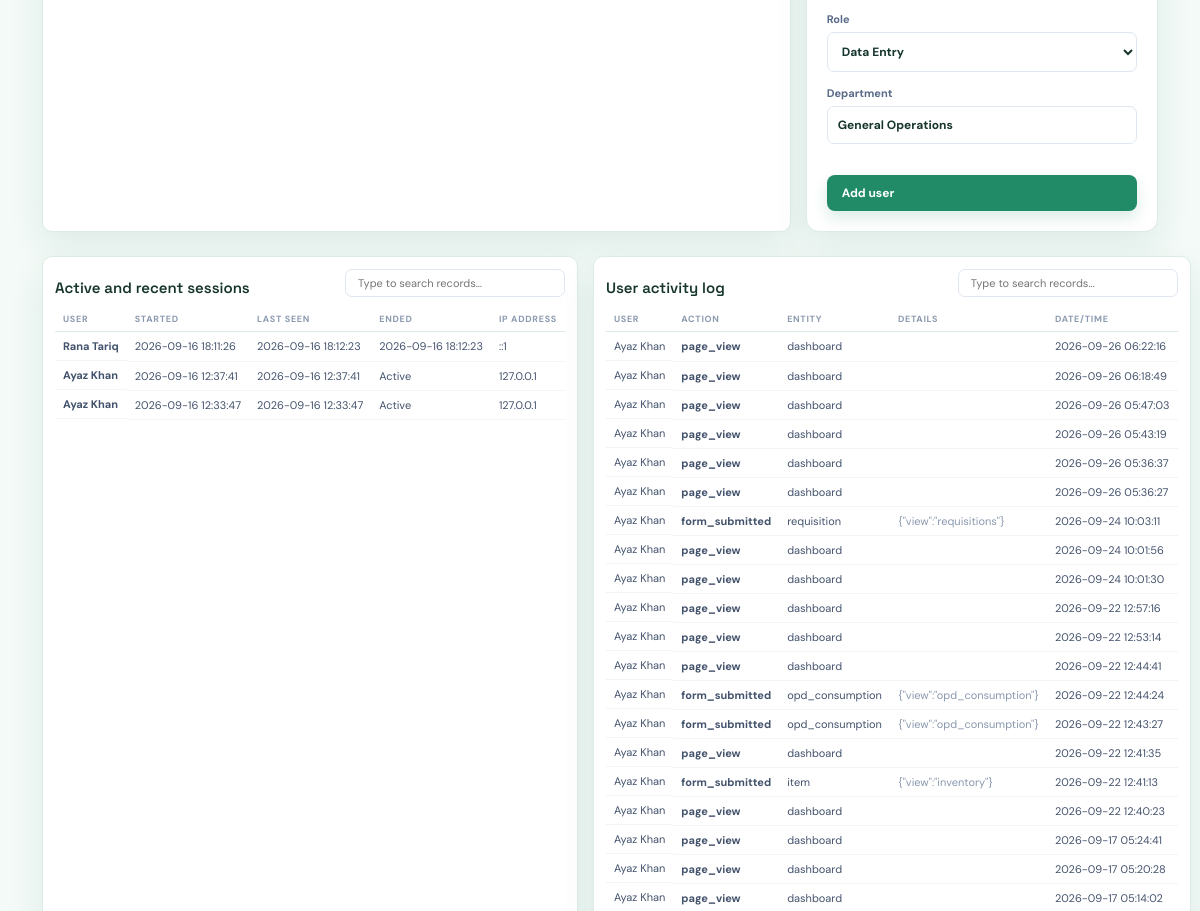
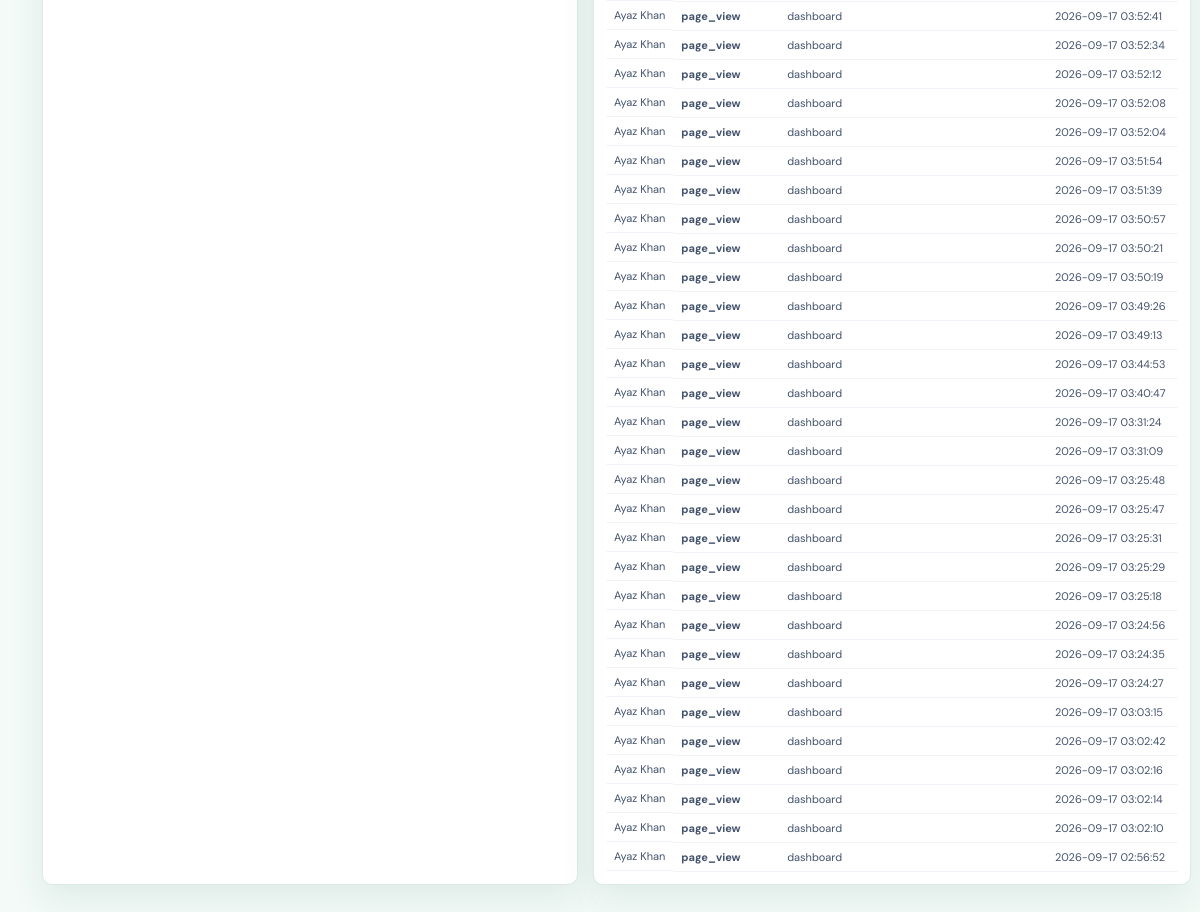
/page.php?view=users (signed in, lower part), run on an earlier commit of the app's database (2 pictures, top to bottom).
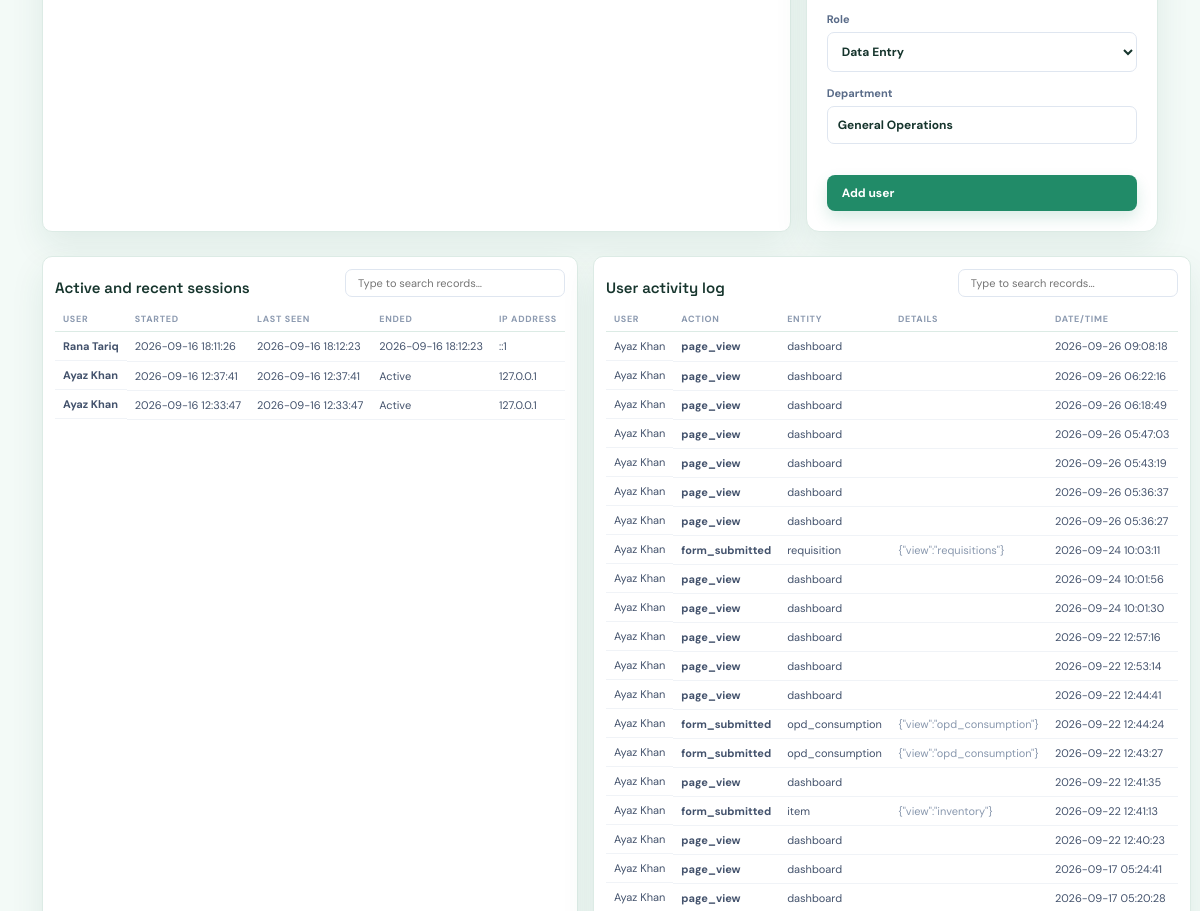
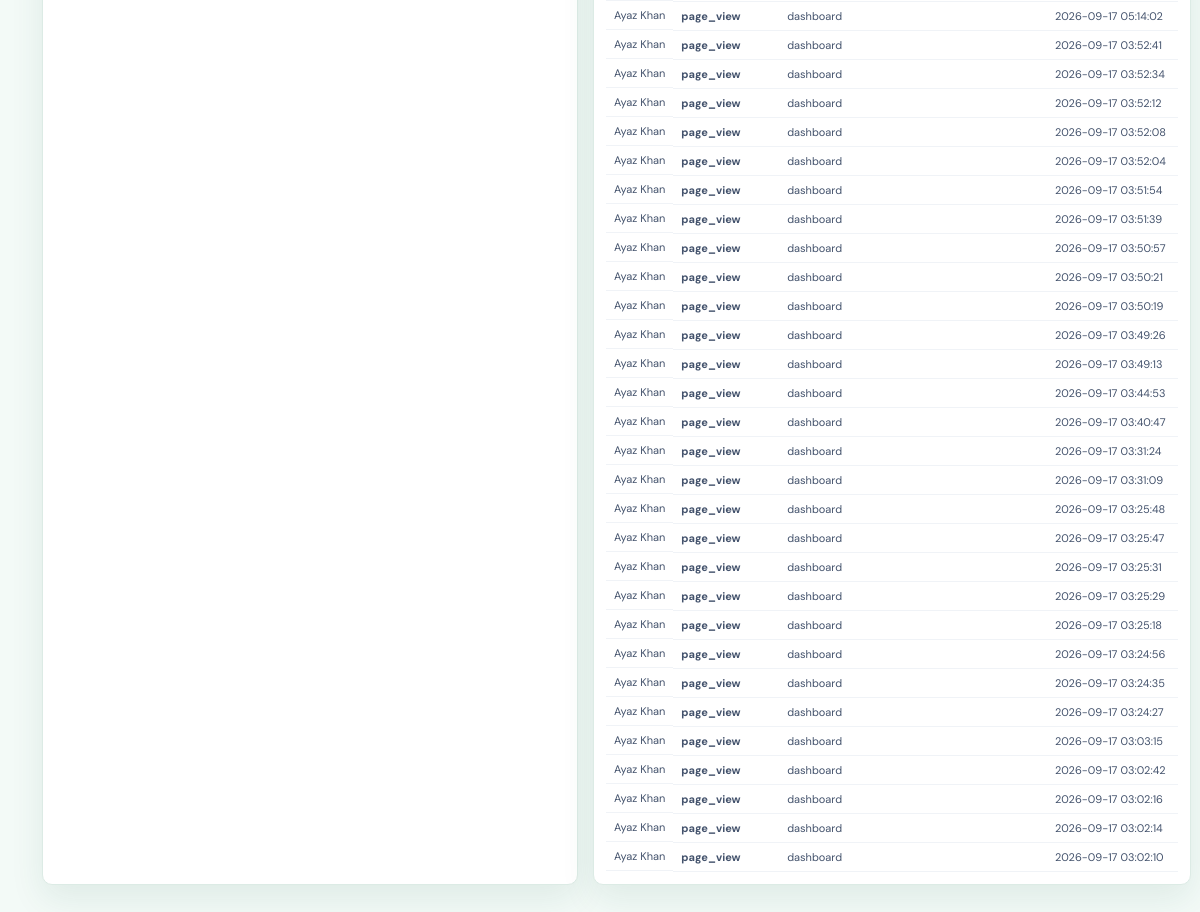
And on a later commit of the database (2 pictures, top to bottom).
### tables this page shows
CREATE TABLE users (
    id            INTEGER PRIMARY KEY AUTOINCREMENT,
    name          TEXT NOT NULL,
    email         TEXT NOT NULL UNIQUE,
    role          TEXT NOT NULL DEFAULT "data_entry",
    department    TEXT NOT NULL DEFAULT "",
    status        TEXT NOT NULL DEFAULT "Active",
    password_hash TEXT,
    created_at    TEXT NOT NULL DEFAULT CURRENT_TIMESTAMP
);

CREATE TABLE user_activity_log (
    id         INTEGER PRIMARY KEY AUTOINCREMENT,
    user_id    INTEGER REFERENCES users(id),
    session_id TEXT,
    action     TEXT NOT NULL,
    entity     TEXT,
    entity_id  INTEGER,
    details    TEXT,
    ip_address TEXT,
    created_at TEXT NOT NULL DEFAULT CURRENT_TIMESTAMP
);

### config/bootstrap.php (called while the page is built, shortened)
<?php
function e(string|int|float|null $v): string {
    return htmlspecialchars((string) $v, ENT_QUOTES, 'UTF-8');
}

### page.php (the view, shortened to what this page needs)
<?php
require __DIR__ . '/config/bootstrap.php';
$view = $_GET['view'] ?? 'reports';
require __DIR__ . '/partials/header.php';
?>
<section class="system-page">
<?php if ($view === 'suppliers'): ?>
<div class="system-grid">
    <div class="panel">
        <div class="panel-heading"><h2>Supplier directory</h2><a class="button button-primary" href="#add-supplier">＋ Add supplier</a></div>
        <div class="table-wrap"><table>
            <thead><tr><th>Code</th><th>Supplier name</th><th>Contact</th><th>Phone</th><th>Email</th><th>GST No.</th><th>Status</th></tr></thead>
            <tbody>
            <?php foreach ($pdo->query('SELECT * FROM suppliers ORDER BY id DESC') as $s): ?>
            <tr>
                <td><b><?= e($s['code']) ?></b></td>
                <td><?= e($s['name']) ?></td>
                <td><?= e($s['contact_person']) ?></td>
                <td><?= e($s['phone']) ?></td>
                <td><?= e($s['email']) ?></td>
                <td><?= e($s['gst_number']) ?></td>
                <td><?= pill($s['status']) ?></td>
            </tr>
            <?php endforeach; ?>
            </tbody>
        </table></div>
    </div>
    <div class="form-card" id="add-supplier">
        <h2>Add supplier</h2>
        <form method="post"><input type="hidden" name="action" value="supplier">
        <div class="form-grid one">
            <label>Supplier code<input name="code" value="<?= e(next_number($pdo, 'SUP', 'suppliers', 'code')) ?>" required></label>
            <label>Supplier name<input name="name" placeholder="e.g. Allied Pharma" required></label>
            <label>Contact person<input name="contact_person" value="Sales Manager"></label>
            <label>Phone<input name="phone" value="0300-<?= sprintf('%07d', rand(1000000, 9999999)) ?>"></label>
            <label>Email<input name="email" type="email" value="supplier<?= rand(10, 99) ?>@siovs.edu.pk"></label>
            <label>Address<textarea name="address" rows="2">Industrial Area, Karachi / Hyderabad</textarea></label>
            <label>GST number<input name="gst_number" value="GST-3277<?= rand(100000, 999999) ?>"></label>
        </div>
        <button class="button button-primary" type="submit">Add supplier</button>
        </form>
    </div>
</div>
<?php elseif ($view === 'users'): ?>
<div class="system-grid">
    <div class="panel">
    </div>
    <div class="form-card" id="add-user">
        <form method="post"><input type="hidden" name="action" value="user">
        <div class="form-grid one">
            <label>Role<select name="role"><option value="data_entry">Data Entry</option></select></label>
            <label>Department<input name="department" value="General Operations" required></label>
        </div>
        <button class="button button-primary" type="submit">Add user</button>
        </form>
    </div>
</div>
<div class="system-grid" style="margin-top:1.5rem">
    <div class="panel">
        <div class="panel-heading"><h2>Active and recent sessions</h2></div>
        <div class="table-wrap"><table>
            <thead><tr><th>User</th><th>Started</th><th>Last seen</th><th>Ended</th><th>IP address</th></tr></thead>
            <tbody>
            <?php foreach ($pdo->query('SELECT s.*, u.name FROM user_sessions s LEFT JOIN users u ON u.id=s.user_id ORDER BY s.id DESC LIMIT 30') as $session): ?>
            <tr>
                <td><b><?= e($session['name'] ?? 'Unknown') ?></b></td>
                <td><?= e($session['started_at']) ?></td>
                <td><?= e($session['last_seen_at']) ?></td>
                <td><?= e($session['ended_at'] ?: 'Active') ?></td>
                <td><?= e($session['ip_address']) ?></td>
            </tr>
            <?php endforeach; ?>
            </tbody>
        </table></div>
    </div>
    <div class="panel">
        <div class="panel-heading"><h2>User activity log</h2></div>
        <div class="table-wrap"><table>
            <thead><tr><th>User</th><th>Action</th><th>Entity</th><th>Details</th><th>Date/time</th></tr></thead>
            <tbody>
            <?php foreach ($pdo->query('SELECT l.*, u.name FROM user_activity_log l LEFT JOIN users u ON u.id=l.user_id ORDER BY l.id DESC LIMIT 50') as $activity): ?>
            <tr>
                <td><?= e($activity['name'] ?? 'System') ?></td>
                <td><b><?= e($activity['action']) ?></b></td>
                <td><?= e($activity['entity']) ?><?= $activity['entity_id'] ? ' #' . e($activity['entity_id']) : '' ?></td>
                <td class="muted"><?= e($activity['details']) ?></td>
                <td><?= e($activity['created_at']) ?></td>
            </tr>
            <?php endforeach; ?>
            </tbody>
        </table></div>
    </div>
</div>
<?php endif; ?>
</section>
<?php require __DIR__ . '/partials/footer.php'; ?>

### partials/header.php (shortened to what this page needs)
<!doctype html>
<html lang="en">
<head>
    <link rel="stylesheet" href="assets/style.css">
    <link rel="stylesheet" href="assets/system.css">
    <link rel="stylesheet" href="assets/green-theme.css">
</head>
<body>
<div class="app-shell app-horizontal">
<main class="main h-main">

### partials/footer.php (shortened to what this page needs)
</main>
</div>
</body>
</html>

### assets/style.css (style rules this page uses)
:root { --ink:#18233d;--muted:#71809e;--line:#e8edf5;--blue:#246bce;--purple:#7357c7;--green:#249568;--orange:#f49a32;--red:#e64d61;--teal:#159da8;--surface:#fff;--bg:#f6f8fc;--shadow:0 14px 34px rgba(36,60,107,.08);font-family:"DM Sans",sans-serif }
* { box-sizing:border-box }
html { scroll-behavior:smooth }
body { margin:0;background:var(--bg);color:var(--ink) }
button,input,select { font:inherit }
.app-shell { display:flex;min-height:100vh }
.main { margin-left:252px;width:calc(100% - 252px) }
.button { border:0;border-radius:8px;padding:10px 15px;font-weight:700;font-size:12px;cursor:pointer;display:inline-flex;align-items:center;gap:8px }
.button-primary { background:#216ccf;color:#fff;box-shadow:0 7px 15px #216ccf2a }
.section-heading,.panel-heading { display:flex;align-items:center;justify-content:space-between }
.section-heading h2,.panel h2 { font:600 18px "Space Grotesk";margin:0 }
.panel { background:var(--surface);border:1px solid var(--line);border-radius:13px;padding:20px;box-shadow:var(--shadow) }
.panel-heading { margin-bottom:20px }
.table-wrap { overflow:auto }
table { border-collapse:collapse;width:100%;font-size:11px;white-space:nowrap }
th { text-align:left;font-size:9px;text-transform:uppercase;letter-spacing:.7px;color:#8c9ab0;padding:0 10px 11px;border-bottom:1px solid var(--line) }
td { padding:12px 10px;border-bottom:1px solid #f0f3f7;color:#43526c }
td:first-child { display:flex;align-items:center;gap:7px }
.muted { color:#9aa7bb }
:root { --accent: #216ccf; }
.form-card { overflow: visible; transition: box-shadow .2s; }
tbody tr { transition: background .15s; }
.button { transition: filter .15s, transform .1s; }
td:nth-child(4) { font-variant-numeric: tabular-nums; }
.panel { animation: panelIn .3s ease; }
.form-card { animation: panelIn .3s ease; }
.section-heading h2, .panel h2 { font-size: 13px !important; }
.panel { padding: 10px 12px !important; border-radius: 10px !important; }
.panel-heading { margin-bottom: 6px !important; }
table { font-size: 10.5px !important; }
th { padding: 0 8px 5px !important; font-size: 8.5px !important; }
td { padding: 5px 8px !important; font-size: 10.5px !important; }
.main { margin-left: 296px; width: calc(100% - 296px); }
.section-heading h2, .panel h2 { font: 600 20px 'Space Grotesk' !important; }
table { font-size: 12.5px !important; }
th { font-size: 10px !important; }
html, body { height: 100%; overflow: hidden; }
.app-shell { height: 100vh; overflow: hidden; display: flex; }
.main { height: 100vh; overflow-y: auto; overflow-x: hidden; scrollbar-width: thin; scrollbar-color: #c8d4e8 #f6f8fc; }
@media (max-width: 1280px) and (min-width: 1024px) { .main { margin-left: 248px; width: calc(100% - 248px); } }
@media (max-width: 1280px) and (min-width: 1024px) { .section-heading h2, .panel h2 { font-size: 15px !important; } }
@media (max-width: 1280px) and (min-width: 1024px) { .panel { padding: 12px !important; } }
@media (max-width: 1280px) and (min-width: 1024px) { .panel-heading { margin-bottom: 8px !important; } }
@media (max-width: 1280px) and (min-width: 1024px) { td { padding: 7px 8px !important; font-size: 11px !important; } }
@media (max-width: 1280px) and (min-width: 1024px) { th { padding: 0 8px 6px !important; font-size: 9px !important; } }
.app-horizontal { flex-direction: column !important; height: 100vh; overflow: hidden; }
.h-main, .app-horizontal .main { margin-left: 0 !important; width: 100% !important; height: calc(100vh - 126px); overflow-y: auto; overflow-x: hidden; }

### assets/system.css (style rules this page uses)
.system-page { padding:32px 42px 55px;max-width:1450px;margin:auto }
.system-grid { display:grid;grid-template-columns:1.7fr .8fr;gap:15px }
.form-card { background:#fff;border:1px solid var(--line);border-radius:13px;padding:20px;box-shadow:var(--shadow);align-self:start }
.form-card form { display:grid;gap:14px }
.form-grid { display:grid;grid-template-columns:repeat(2,1fr);gap:14px;margin-bottom:17px }
.form-grid.one { grid-template-columns:1fr }
.form-card label { font-size:11px;color:#596b88;font-weight:700;display:grid;gap:6px }
.form-card input,.form-card select { border:1px solid #dfe6f0;border-radius:7px;padding:10px;font-size:12px;color:var(--ink);background:#fff }
.muted { color:#8998ae;font-size:12px }

### assets/green-theme.css (style rules this page uses)
:root { --ink:#16352d;--muted:#668079;--line:#dcebe5;--green:#218b68;--teal:#149b8a;--bg:#f3faf7;--shadow:0 14px 34px rgba(22,91,70,.09) }
body { background:var(--bg) }
.button-primary { background:#218b68;box-shadow:0 7px 15px #218b682a }

What changed in the data, as far as the page shows it:
no longer on this page (row unchanged): user_activity_log: user.name "Ayaz Khan", action "page_view", entity "dashboard", created_at "2026-09-17 02:56:52"
added user_activity_log: user.name "Ayaz Khan", action "page_view", entity "dashboard", created_at "2026-09-26 09:08:18"
